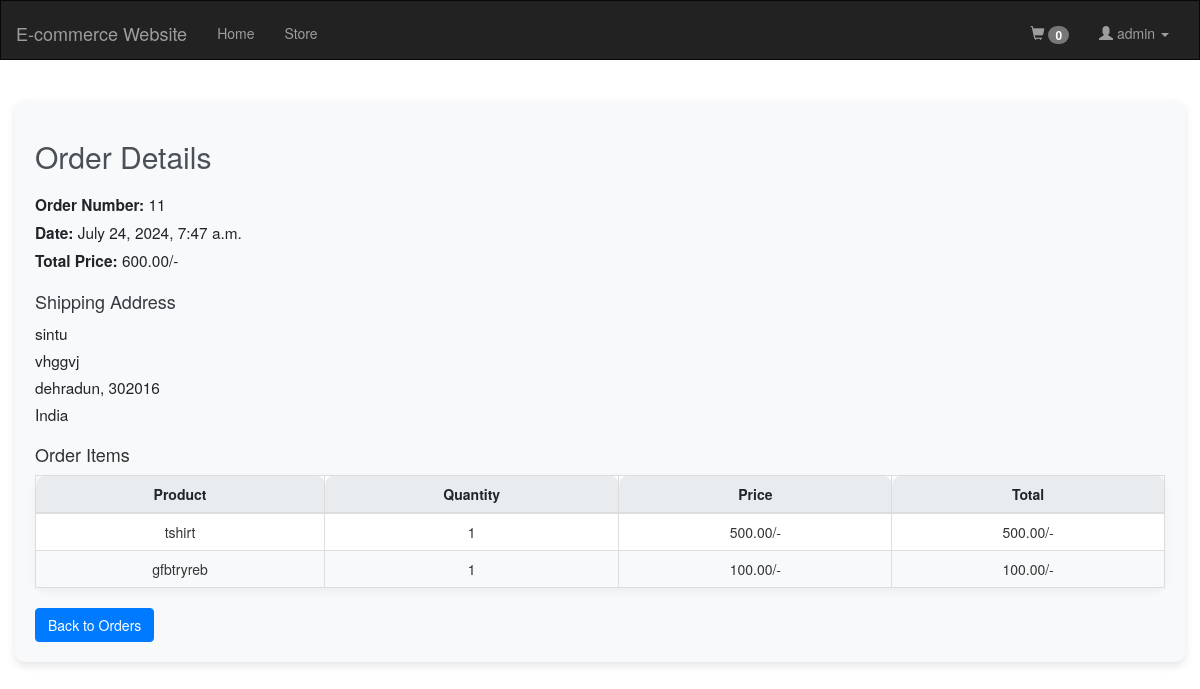
The page /order_detail/11/ (signed in) on the database its author committed.
### app/models.py (models this page shows, shortened)
class Order(models.Model):
    user = models.ForeignKey(User, on_delete=models.CASCADE)
    name = models.CharField(max_length=100)
    email = models.EmailField()
    phone = models.CharField(max_length=15)
    address = models.TextField()
    city = models.CharField(max_length=50)
    zip = models.CharField(max_length=10)
    country = models.CharField(max_length=50)
    total_price = models.DecimalField(max_digits=10, decimal_places=2)
    created_at = models.DateTimeField(auto_now_add=True)
    status = models.CharField(max_length=10, choices=[
        ('Pending', 'Pending'),
        ('Delivered', 'Delivered'),
        ('Cancelled', 'Cancelled'),], default='Pending')

class OrderItem(models.Model):
    order = models.ForeignKey(Order, on_delete=models.CASCADE, related_name='items')
    product = models.ForeignKey(Product, on_delete=models.CASCADE)
    quantity = models.PositiveIntegerField(default=1)
    price = models.DecimalField(max_digits=10, decimal_places=2)
    def total_price(self):
        return self.quantity * self.price

class Product(models.Model):
    category=models.ForeignKey(Category,on_delete=models.CASCADE)
    product=models.ForeignKey(ProductCategory,on_delete=models.CASCADE)
    name=models.CharField(max_length=100)
    description=models.TextField()
    price=models.IntegerField()
    image=models.ImageField(upload_to='images/',validators=[FileExtensionValidator(['png','jpg','jpeg'])])

### app/views.py (the view)
# urls.py: path('order_detail/<int:order_id>/', order_detail, name='order_detail'),
@login_required
def order_detail(request, order_id):
    order = Order.objects.get( id=order_id, user=request.user)
    return render(request, 'app/order_detail.html', {'order': order})

### app/context_processors.py (called while the page is built)
def cart_count(request):
    if request.user.is_authenticated:
        count = Cart.objects.filter(user=request.user).count()
    else:
        count = 0
    return {'cart_count': count}

### app/templates/app/order_detail.html (shortened to what this page needs)
{% extends 'base.html' %}
{% block body %}
<div class="container order-detail">
    <h2>Order Details</h2>
    <div class="order-info">
        <p><strong>Order Number:</strong> {{ order.id }}</p>
        <p><strong>Date:</strong> {{ order.created_at|date:"F j, Y, g:i a" }}</p>
        <p><strong>Total Price:</strong> {{ order.total_price|floatformat:2 }}/-</p>
    </div>
    <div class="order-info">
        <h4>Shipping Address</h4>
        <p>{{ order.name }}</p>
        <p>{{ order.address }}</p>
        <p>{{ order.city }}, {{ order.zip }}</p>
        <p>{{ order.country }}</p>
    </div>
    <div class="order-items">
        <h4>Order Items</h4>
        <table class="table table-bordered">
            <thead>
                <tr>
                    <th>Product</th>
                    <th>Quantity</th>
                    <th>Price</th>
                    <th>Total</th>
                </tr>
            </thead>
            <tbody>
                {% for item in order.items.all %}
                <tr>
                    <td>{{ item.product.name }}</td>
                    <td>{{ item.quantity }}</td>
                    <td>{{ item.price|floatformat:2 }}/-</td>
                    <td>{{ item.total_price|floatformat:2 }}/-</td>
                </tr>
                {% endfor %}
            </tbody>
        </table>
    </div>
    <a href="{% url 'my_orders' %}" class="btn btn-primary mt-3">Back to Orders</a>
</div>
{% endblock %}

### app/templates/base.html (shortened to what this page needs)
<!DOCTYPE html>
<html lang="en">
<head>
  <link rel="stylesheet" href="https://maxcdn.bootstrapcdn.com/bootstrap/3.4.1/css/bootstrap.min.css">
  <link rel="stylesheet" href="https://cdnjs.cloudflare.com/ajax/libs/font-awesome/5.15.4/css/all.min.css">
</head>
<body>
  <nav class="navbar navbar-inverse">
    <div class="container-fluid">
      <div class="navbar-header">
        <a class="navbar-brand" href="{% url 'home' %}">E-commerce Website</a>
      </div>
      <div class="collapse navbar-collapse" id="myNavbar">
        <ul class="nav navbar-nav">
          <li><a href="{% url 'home' %}">Home</a></li>
          <li><a href="{% url 'store' %}">Store</a></li>
        </ul>
        <ul class="nav navbar-nav navbar-right">
          <li>
            <a href="{% url 'cart_view' %}">
              <i class="glyphicon glyphicon-shopping-cart"></i>
              <span class="badge" id="cart-counter">{{ cart_count }}</span>
            </a>
          </li>
          {% if user.is_authenticated %}
          <li class="dropdown">
            <a href="#" class="dropdown-toggle" data-toggle="dropdown" role="button" aria-haspopup="true"
              aria-expanded="false">
              <span class="glyphicon glyphicon-user"></span> {{ user.username }} <span class="caret"></span>
            </a>
          </li>
          {% endif %}
        </ul>
      </div>
    </div>
  </nav>
  {% block body %}
  {% endblock %}
</body>
</html>

### app/templates/base.html (style rules this page uses)
.navbar { margin-bottom: 0; border-radius: 0; }
.container-fluid { margin-top: 7px; }
a { text-decoration: none !important; color: #777a7c; }

### app/templates/app/order_detail.html (style rules this page uses)
.order-detail { margin-top: 40px; padding: 20px; background-color: #f8f9fa; border-radius: 10px; box-shadow: 0 4px 8px rgba(0, 0, 0, 0.1); }
.order-detail h2 { margin-bottom: 20px; color: #495057; }
.order-info, .order-items { margin-bottom: 20px; }
.order-info p { margin: 5px 0; font-size: 1.1em; color: #212529; }
.order-info h4 { margin-top: 15px; color: #343a40; }
.order-items table { width: 100%; background-color: #fff; border-radius: 10px; box-shadow: 0 4px 8px rgba(0, 0, 0, 0.05); }
.order-items th, .order-items td { padding: 10px; text-align: center; }
.order-items th { background-color: #e9ecef; color: #212529; border-top-left-radius: 10px; border-top-right-radius: 10px; }
.order-items tr:nth-child(even) { background-color: #f8f9fa; }
.btn-primary { background-color: #007bff; border-color: #007bff; transition: background-color 0.3s, border-color 0.3s; }

### rows shown on the page
Order: id "11", created_at "July 24, 2024, 7:47 a.m.", total_price "600.00", name "sintu", address "vhggvj", city "dehradun", zip "302016", country "India"
OrderItem: product.name "tshirt", quantity "1", price "500.00", total_price "500.00"
OrderItem: product.name "gfbtryreb", quantity "1", price "100.00", total_price "100.00"

### other values the page prints
{{ cart_count }} "0"
{{ user.username }} "admin"
